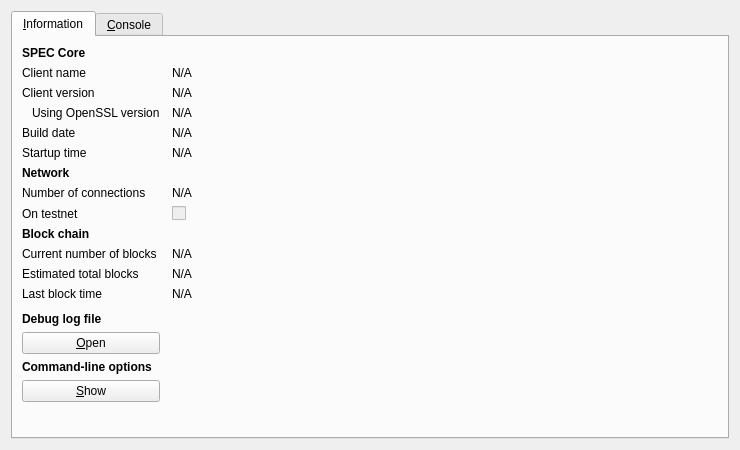
<?xml version="1.0" encoding="UTF-8"?>
<ui version="4.0">
 <class>RPCConsole</class>
 <widget class="QDialog" name="RPCConsole">
  <property name="geometry">
   <rect>
    <x>0</x>
    <y>0</y>
    <width>740</width>
    <height>450</height>
   </rect>
  </property>
  <property name="windowTitle">
   <string>SPEC - Debug window</string>
  </property>
  <layout class="QVBoxLayout" name="verticalLayout_2">
   <item>
    <widget class="QTabWidget" name="tabWidget">
     <property name="currentIndex">
      <number>0</number>
     </property>
     <widget class="QWidget" name="tab_info">
      <attribute name="title">
       <string>&amp;Information</string>
      </attribute>
      <layout class="QGridLayout" name="gridLayout" columnstretch="0,1">
       <property name="horizontalSpacing">
        <number>12</number>
       </property>
       <item row="0" column="0">
        <widget class="QLabel" name="label_9">
         <property name="font">
          <font>
           <weight>75</weight>
           <bold>true</bold>
          </font>
         </property>
         <property name="text">
          <string>SPEC Core</string>
         </property>
        </widget>
       </item>
       <item row="1" column="0">
        <widget class="QLabel" name="label_5">
         <property name="text">
          <string>Client name</string>
         </property>
        </widget>
       </item>
       <item row="1" column="1">
        <widget class="QLabel" name="clientName">
         <property name="cursor">
          <cursorShape>IBeamCursor</cursorShape>
         </property>
         <property name="text">
          <string>N/A</string>
         </property>
         <property name="textFormat">
          <enum>Qt::PlainText</enum>
         </property>
         <property name="textInteractionFlags">
          <set>Qt::LinksAccessibleByMouse|Qt::TextSelectableByKeyboard|Qt::TextSelectableByMouse</set>
         </property>
        </widget>
       </item>
       <item row="2" column="0">
        <widget class="QLabel" name="label_6">
         <property name="text">
          <string>Client version</string>
         </property>
        </widget>
       </item>
       <item row="2" column="1">
        <widget class="QLabel" name="clientVersion">
         <property name="cursor">
          <cursorShape>IBeamCursor</cursorShape>
         </property>
         <property name="text">
          <string>N/A</string>
         </property>
         <property name="textFormat">
          <enum>Qt::PlainText</enum>
         </property>
         <property name="textInteractionFlags">
          <set>Qt::LinksAccessibleByMouse|Qt::TextSelectableByKeyboard|Qt::TextSelectableByMouse</set>
         </property>
        </widget>
       </item>
       <item row="3" column="0">
        <widget class="QLabel" name="label_14">
         <property name="text">
          <string>Using OpenSSL version</string>
         </property>
         <property name="indent">
          <number>10</number>
         </property>
        </widget>
       </item>
       <item row="3" column="1">
        <widget class="QLabel" name="openSSLVersion">
         <property name="cursor">
          <cursorShape>IBeamCursor</cursorShape>
         </property>
         <property name="text">
          <string>N/A</string>
         </property>
         <property name="textFormat">
          <enum>Qt::PlainText</enum>
         </property>
         <property name="textInteractionFlags">
          <set>Qt::LinksAccessibleByMouse|Qt::TextSelectableByKeyboard|Qt::TextSelectableByMouse</set>
         </property>
        </widget>
       </item>
       <item row="4" column="0">
        <widget class="QLabel" name="label_12">
         <property name="text">
          <string>Build date</string>
         </property>
        </widget>
       </item>
       <item row="4" column="1">
        <widget class="QLabel" name="buildDate">
         <property name="cursor">
          <cursorShape>IBeamCursor</cursorShape>
         </property>
         <property name="text">
          <string>N/A</string>
         </property>
         <property name="textFormat">
          <enum>Qt::PlainText</enum>
         </property>
         <property name="textInteractionFlags">
          <set>Qt::LinksAccessibleByMouse|Qt::TextSelectableByKeyboard|Qt::TextSelectableByMouse</set>
         </property>
        </widget>
       </item>
       <item row="5" column="0">
        <widget class="QLabel" name="label_13">
         <property name="text">
          <string>Startup time</string>
         </property>
        </widget>
       </item>
       <item row="5" column="1">
        <widget class="QLabel" name="startupTime">
         <property name="cursor">
          <cursorShape>IBeamCursor</cursorShape>
         </property>
         <property name="text">
          <string>N/A</string>
         </property>
         <property name="textFormat">
          <enum>Qt::PlainText</enum>
         </property>
         <property name="textInteractionFlags">
          <set>Qt::LinksAccessibleByMouse|Qt::TextSelectableByKeyboard|Qt::TextSelectableByMouse</set>
         </property>
        </widget>
       </item>
       <item row="6" column="0">
        <widget class="QLabel" name="label_11">
         <property name="font">
          <font>
           <weight>75</weight>
           <bold>true</bold>
          </font>
         </property>
         <property name="text">
          <string>Network</string>
         </property>
        </widget>
       </item>
       <item row="7" column="0">
        <widget class="QLabel" name="label_7">
         <property name="text">
          <string>Number of connections</string>
         </property>
        </widget>
       </item>
       <item row="7" column="1">
        <widget class="QLabel" name="numberOfConnections">
         <property name="cursor">
          <cursorShape>IBeamCursor</cursorShape>
         </property>
         <property name="text">
          <string>N/A</string>
         </property>
         <property name="textFormat">
          <enum>Qt::PlainText</enum>
         </property>
         <property name="textInteractionFlags">
          <set>Qt::LinksAccessibleByMouse|Qt::TextSelectableByKeyboard|Qt::TextSelectableByMouse</set>
         </property>
        </widget>
       </item>
       <item row="8" column="0">
        <widget class="QLabel" name="label_8">
         <property name="text">
          <string>On testnet</string>
         </property>
        </widget>
       </item>
       <item row="8" column="1">
        <widget class="QCheckBox" name="isTestNet">
         <property name="enabled">
          <bool>false</bool>
         </property>
         <property name="text">
          <string/>
         </property>
        </widget>
       </item>
       <item row="9" column="0">
        <widget class="QLabel" name="label_10">
         <property name="font">
          <font>
           <weight>75</weight>
           <bold>true</bold>
          </font>
         </property>
         <property name="text">
          <string>Block chain</string>
         </property>
        </widget>
       </item>
       <item row="10" column="0">
        <widget class="QLabel" name="label_3">
         <property name="text">
          <string>Current number of blocks</string>
         </property>
        </widget>
       </item>
       <item row="10" column="1">
        <widget class="QLabel" name="numberOfBlocks">
         <property name="cursor">
          <cursorShape>IBeamCursor</cursorShape>
         </property>
         <property name="text">
          <string>N/A</string>
         </property>
         <property name="textFormat">
          <enum>Qt::PlainText</enum>
         </property>
         <property name="textInteractionFlags">
          <set>Qt::LinksAccessibleByMouse|Qt::TextSelectableByKeyboard|Qt::TextSelectableByMouse</set>
         </property>
        </widget>
       </item>
       <item row="11" column="0">
        <widget class="QLabel" name="label_4">
         <property name="text">
          <string>Estimated total blocks</string>
         </property>
        </widget>
       </item>
       <item row="11" column="1">
        <widget class="QLabel" name="totalBlocks">
         <property name="cursor">
          <cursorShape>IBeamCursor</cursorShape>
         </property>
         <property name="text">
          <string>N/A</string>
         </property>
         <property name="textFormat">
          <enum>Qt::PlainText</enum>
         </property>
         <property name="textInteractionFlags">
          <set>Qt::LinksAccessibleByMouse|Qt::TextSelectableByKeyboard|Qt::TextSelectableByMouse</set>
         </property>
        </widget>
       </item>
       <item row="12" column="0">
        <widget class="QLabel" name="label_2">
         <property name="text">
          <string>Last block time</string>
         </property>
        </widget>
       </item>
       <item row="12" column="1">
        <widget class="QLabel" name="lastBlockTime">
         <property name="cursor">
          <cursorShape>IBeamCursor</cursorShape>
         </property>
         <property name="text">
          <string>N/A</string>
         </property>
         <property name="textFormat">
          <enum>Qt::PlainText</enum>
         </property>
         <property name="textInteractionFlags">
          <set>Qt::LinksAccessibleByMouse|Qt::TextSelectableByKeyboard|Qt::TextSelectableByMouse</set>
         </property>
        </widget>
       </item>
       <item row="13" column="0">
        <spacer name="verticalSpacer_2">
         <property name="orientation">
          <enum>Qt::Vertical</enum>
         </property>
         <property name="sizeHint" stdset="0">
          <size>
           <width>20</width>
           <height>20</height>
          </size>
         </property>
        </spacer>
       </item>
       <item row="14" column="0">
        <widget class="QLabel" name="labelDebugLogfile">
         <property name="font">
          <font>
           <weight>75</weight>
           <bold>true</bold>
          </font>
         </property>
         <property name="text">
          <string>Debug log file</string>
         </property>
        </widget>
       </item>
       <item row="15" column="0">
        <widget class="QPushButton" name="openDebugLogfileButton">
         <property name="toolTip">
          <string>Open the SPEC debug log file from the current data directory. This can take a few seconds for large log files.</string>
         </property>
         <property name="text">
          <string>&amp;Open</string>
         </property>
         <property name="autoDefault">
          <bool>false</bool>
         </property>
        </widget>
       </item>
       <item row="16" column="0">
        <widget class="QLabel" name="labelCLOptions">
         <property name="font">
          <font>
           <weight>75</weight>
           <bold>true</bold>
          </font>
         </property>
         <property name="text">
          <string>Command-line options</string>
         </property>
        </widget>
       </item>
       <item row="17" column="0">
        <widget class="QPushButton" name="showCLOptionsButton">
         <property name="toolTip">
          <string>Show the SPEC-Qt help message to get a list with possible SPEC command-line options.</string>
         </property>
         <property name="text">
          <string>&amp;Show</string>
         </property>
         <property name="autoDefault">
          <bool>false</bool>
         </property>
        </widget>
       </item>
       <item row="18" column="0">
        <spacer name="verticalSpacer">
         <property name="orientation">
          <enum>Qt::Vertical</enum>
         </property>
         <property name="sizeHint" stdset="0">
          <size>
           <width>20</width>
           <height>40</height>
          </size>
         </property>
        </spacer>
       </item>
      </layout>
     </widget>
     <widget class="QWidget" name="tab_console">
      <attribute name="title">
       <string>&amp;Console</string>
      </attribute>
      <layout class="QVBoxLayout" name="verticalLayout_3">
       <property name="spacing">
        <number>3</number>
       </property>
       <item>
        <widget class="QTextEdit" name="messagesWidget">
         <property name="minimumSize">
          <size>
           <width>0</width>
           <height>100</height>
          </size>
         </property>
         <property name="readOnly">
          <bool>true</bool>
         </property>
         <property name="tabKeyNavigation" stdset="0">
          <bool>false</bool>
         </property>
         <property name="columnCount" stdset="0">
          <number>2</number>
         </property>
        </widget>
       </item>
       <item>
        <layout class="QHBoxLayout" name="horizontalLayout">
         <property name="spacing">
          <number>3</number>
         </property>
         <item>
          <widget class="QLabel" name="label">
           <property name="text">
            <string notr="true">&gt;</string>
           </property>
          </widget>
         </item>
         <item>
          <widget class="QLineEdit" name="lineEdit"/>
         </item>
         <item>
          <widget class="QPushButton" name="clearButton">
           <property name="maximumSize">
            <size>
             <width>24</width>
             <height>24</height>
            </size>
           </property>
           <property name="toolTip">
            <string>Clear console</string>
           </property>
           <property name="text">
            <string/>
           </property>
           <property name="icon">
            <iconset resource="../bitcoin.qrc">
             <normaloff>:/icons/remove</normaloff>:/icons/remove</iconset>
           </property>
           <property name="shortcut">
            <string notr="true">Ctrl+L</string>
           </property>
           <property name="autoDefault">
            <bool>false</bool>
           </property>
          </widget>
         </item>
        </layout>
       </item>
      </layout>
     </widget>
    </widget>
   </item>
  </layout>
 </widget>
 <resources>
  <include location="../bitcoin.qrc"/>
 </resources>
 <connections/>
</ui>
